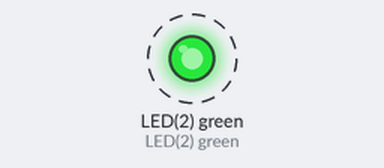
The program below on a simulated pyboard running MicroPython. Shown: output pins drawn as LEDs (lit = HIGH). Dashed ring = blinking. Library files of the repository ran but are not shown: 1 file(s).

Above: at 0.5 s.
Timing chart, 0 to 4.6 s (numbered marks = the images above):
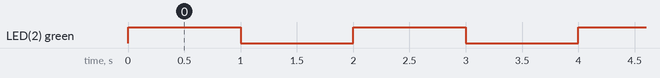

Measured:
- by itself, LED(2) green: alternates HIGH for 1.0 s and LOW for 1.0 s

The program:

main.py
```python
# main.py -- put your code here!
led = pyb.LED(2) #定义led为LED2
while True:
    led.toggle() #开关LED
    pyb.delay(1000) #延时1s
```
